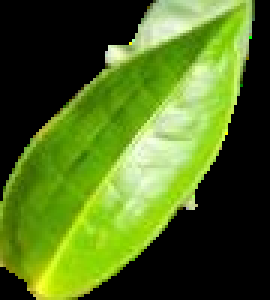
#> input picture flask-backend/knn_dataset/belum_siap_petik/belum_012.png, 90 x 100 px (shown 3 times larger); its folder holds only this picture in this run
$ python modelKNNke3.py
#> lines starting #> are read from the running program, lines starting #| are printed output that depends on the picture
import os
import cv2
import numpy as np
from sklearn.neighbors import KNeighborsClassifier
import pickle

image_size = (128, 128)
dataset_path = 'knn_dataset'  # atau 'dataset_teh' sesuai kebutuhan
X, y = [], []

for label in os.listdir(dataset_path):
    for file in os.listdir(os.path.join(dataset_path, label)):
        img_path = os.path.join(dataset_path, label, file)
        img = cv2.imread(img_path)
#> img is the input picture: shape (100, 90, 3); mean B, G, R 30.4, 106.9, 78.8
        if img is not None:
            img = cv2.resize(img, image_size)
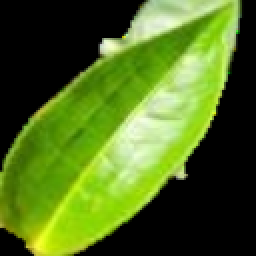
#> img: shape (128, 128, 3) (shown 2 times larger); mean B, G, R 30.4, 106.8, 78.7
            X.append(img.flatten())
            y.append(label)
#> pass 2 of the loop `for label in os.listdir(dataset_path):`:
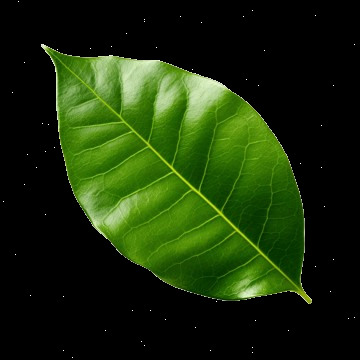
#> input picture flask-backend/knn_dataset/non_tea/non_teh1.png, 360 x 360 px
#> img is the input picture: shape (360, 360, 3); mean B, G, R 9.4, 44.4, 25.5
#> `img = cv2.resize(img, image_size)`:
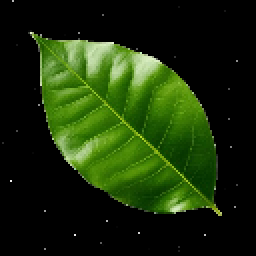
#> img: shape (128, 128, 3) (shown 2 times larger); mean B, G, R 9.4, 44.5, 25.5

X = np.array(X)
y = np.array(y)

model = KNeighborsClassifier(n_neighbors=3)
model.fit(X, y)

with open('modelknn.pkl', 'wb') as f:
    pickle.dump(model, f)
